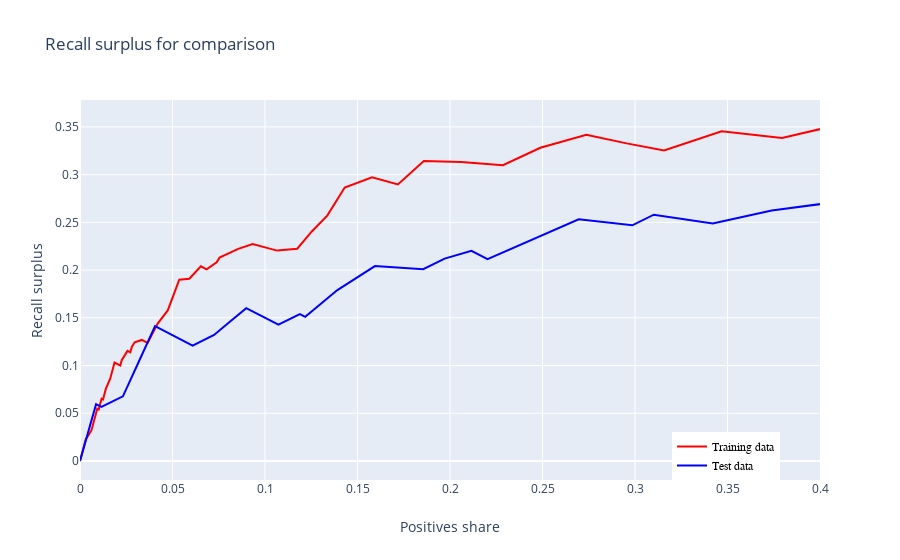

The code cell stored with this chart in its notebook:
### Code cell
epochs = range(1, len(loss)+1)
plt.plot(epochs, smooth_curve(loss), 'bo', label='Training loss')
plt.plot(epochs, smooth_curve(val_loss), 'r-', label='Validation loss')
plt.legend()
plt.title('Training and Validation loss')
plt.show()

lstm_pred_train,lstm_pred_test,lstm_pr_train,lstm_pr_test= model_comparison_outputs_DNN(X_train,y_train, X_test, y_test, Deep_LSTM)

plot_recall_surplus_train_test(lstm_pr_train,lstm_pr_test)
